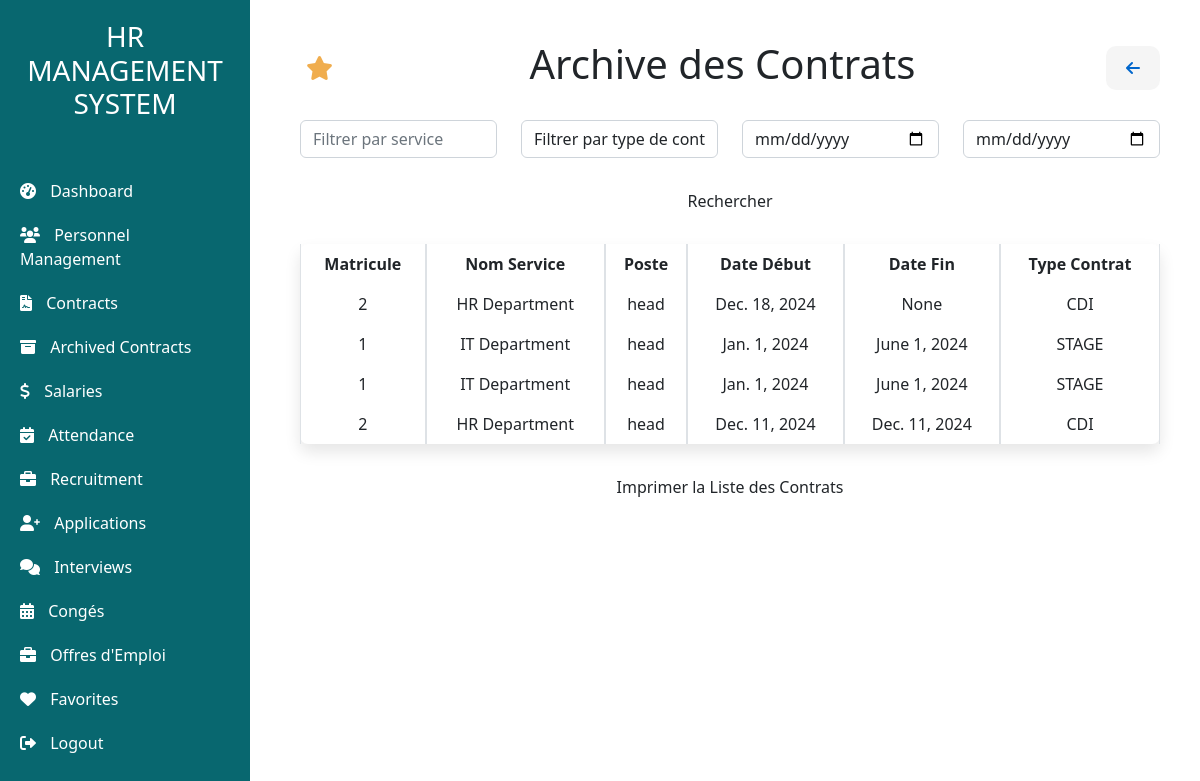
The page /Contrat/archive_contrats (signed in) on the database its author committed.
### app/models.py (models this page shows, shortened)
class Service(models.Model):
    IdService = models.CharField(max_length=50, primary_key=True)
    nameservice = models.CharField(max_length=50)

class Personnel(models.Model):
    name = models.CharField(max_length=50)
    Email = models.EmailField(max_length=254)
    phone_validator = RegexValidator(
        regex=r'^(05|06|07)\d{8}$',
        message="Phone number must be 10 digits long and start with 05, 06, or 07."
    )
    Phone = models.CharField(max_length=10, validators=[phone_validator])  # Apply the validator to the Phone field
    date_naissance = models.DateField(null=False)
    GENDER_CHOICES = [
        ('M', 'Male'),
        ('F', 'Female'),
    ]
    gender = models.CharField(max_length=1, choices=GENDER_CHOICES, verbose_name="Gender", default='M')
    Position = models.CharField(max_length=40)
    skills = models.CharField(max_length=254)
    training = models.CharField(max_length=254)
    IdService = models.ForeignKey(Service, on_delete=models.CASCADE)
    hireDate = models.DateField()
    Adresse = models.CharField(max_length=254)
    jours_annuels = models.IntegerField(default=30, verbose_name="Jours de Congé Annuel")  # Default to 30 days

### contrats/models.py (models this page shows, shortened)
class Contrat(models.Model):
    TYPES_CONTRAT = [
        ('CDI', 'Contrat à Durée Indéterminée'),
        ('CDD', 'Contrat à Durée Déterminée'),
        ('STAGE', 'Stage'),
        ('AUTRE', 'Autre'),
    ]
    id_employe = models.ForeignKey(Personnel, on_delete=models.CASCADE, related_name='contrats')  # Cascade delete when Personnel is deleted
    type_contrat = models.CharField(max_length=6, choices=TYPES_CONTRAT)
    date_debut = models.DateField()
    date_fin = models.DateField(null=True, blank=True)  # Null pour les contrats indéterminés
    periode_essai_debut = models.DateField(null=True, blank=True)
    periode_essai_fin = models.DateField(null=True, blank=True)
    alerte_renouvellement_envoyee = models.BooleanField(default=False)  # Indicateur pour alertes de renouvellement
    archive = models.BooleanField(default=False)
    fichier_contrat = models.FileField(upload_to='contrats/', null=True, blank=True)

### contrats/views.py (the view)
# urls.py: path('Contrat/archive_contrats', contrats_views.archive_contrats, name='archive_contrats'),
@login_required
def archive_contrats(request):
    id_employe_query = request.GET.get('id_employe', '').strip()
    nom_employe_query = request.GET.get('nom_employe', '').strip()
    date_query = request.GET.get('q', '').strip()
    contrats = Contrat.objects.all()
    if id_employe_query:
        contrats = contrats.filter(id_employe__id__icontains=id_employe_query)
    if nom_employe_query:
        contrats = contrats.filter(id_employe__name__icontains=nom_employe_query)
    if date_query:
        contrats = contrats.filter(date_Contrat=date_query)
    contrats_data = [get_contrat(contrat.id, True) for contrat in contrats]
    return render(request, 'contrats/archive_contrats.html', {'contrats': contrats_data
                                                              , 'current_url': request.path.lstrip('/')})

### contrats/views.py (called while the page is built)
def get_contrat(contrat_id, archive_status=None):
    try:
        query_params = {'id': contrat_id}
        if archive_status is not None:
            query_params['archive'] = archive_status
        contrat_info = Contrat.objects.get(**query_params)
        personnel = contrat_info.id_employe
        service = personnel.IdService
        return {
            'id': contrat_info.id,
            'matricule': personnel.id,
            'nom': personnel.name,
            'service_id': service.IdService,
            'nom_service': service.nameservice,
            'poste': personnel.Position,
            'date_debut': contrat_info.date_debut,
            'date_fin': contrat_info.date_fin,
            'type_contrat': contrat_info.type_contrat,
            'archive': contrat_info.archive
        }
    except (Contrat.DoesNotExist, AttributeError):
        return {}

### contrats/templates/contrats/archive_contrats.html (shortened to what this page needs)
<!DOCTYPE html>
<html lang="en">
<head>
        <link href="https://cdn.jsdelivr.net/npm/bootstrap@5.3.0/dist/css/bootstrap.min.css" rel="stylesheet">
</head>
<body>
    {% extends "base.html" %}
    {% block content %}
    <div class="main-content">
        <div class="d-flex justify-content-between align-items-center mb-4">
            <form method="post" action="{% url 'ajouter_favoris' current_url=current_url %}">
                <button type="submit" class="favorite-btn" title="Add to Favorites">
                    <i class="fas fa-star"></i>
                </button>
            </form>
            <h1>Archive des Contrats</h1>
            <a href="javascript:history.back()" class="go-back-btn" title="Go Back">
                <i class="fas fa-arrow-left"></i>
            </a>
        </div>
        <div class="filter-bar my-4 row">
            <div class="col-md-3">
                <input type="text" class="form-control" id="serviceFilter" placeholder="Filtrer par service">
            </div>
            <div class="col-md-3">
                <select class="form-control" id="typeFilter">
                    <option value="">Filtrer par type de contrat</option>
                </select>
            </div>
            <div class="col-md-3">
                <input type="date" class="form-control" id="startDateFilter">
            </div>
            <div class="col-md-3">
                <input type="date" class="form-control" id="endDateFilter">
            </div>
            <div class="col-md-12 text-center mt-4">
                <button onclick="filterContracts()" class="btn btn-custom">Rechercher</button>
            </div>
        </div>
        <div id="printableArea">
            <table id="contractTable" class="table table-bordered">
                <thead>
                    <tr>
                        <th>Matricule</th>
                        <th>Nom Service</th>
                        <th>Poste</th>
                        <th>Date Début</th>
                        <th>Date Fin</th>
                        <th>Type Contrat</th>
                    </tr>
                </thead>
                <tbody>
                    {% for contrat in contrats %}
                    <tr>
                        {% if contrat %}
                        <td>{{ contrat.matricule }}</td>
                        <td>{{ contrat.nom_service }}</td>
                        <td>{{ contrat.poste }}</td>
                        <td>{{ contrat.date_debut }}</td>
                        <td>{{ contrat.date_fin }}</td>
                        <td>{{ contrat.type_contrat }}</td>
                        {% endif %}
                    </tr>
                    {% empty %}
                    <tr>
                        <td colspan="7" class="text-center">Aucun contrat trouvé.</td>
                    </tr>
                    {% endfor %}
                </tbody>
            </table>
        </div>
        <div class="text-center mt-4">
            <button onclick="printTable()" class="btn btn-custom">Imprimer la Liste des Contrats</button>
        </div>
    </div>
    {% endblock %}

### contrats/templates/contrats/archive_contrats.html (style rules this page uses)
body { font-family: 'Roboto', sans-serif; background-color: #f4f6f9; color: #333; }
.main-content { padding: 20px; }
.btn-custom { background-color: #08676F; color: #fff; text-decoration: none; padding: 10px 15px; border-radius: 5px; transition: background-color 0.3s; }
.go-back-btn { background-color: #f5f5f5; color: #0066cc; border: none; padding: 10px 20px; font-size: 1rem; font-weight: bold; border-radius: 10px; transition: background-color 0.3s ease; }
.favorite-btn { background-color: transparent; border: none; color: #f0ad4e; font-size: 1.5rem; cursor: pointer; transition: color 0.3s ease; }
.table th, .table td { text-align: center; vertical-align: middle; }
.table { background-color: #fff; border-radius: 8px; box-shadow: 0 8px 16px rgba(0, 0, 0, 0.1); }
.table-bordered { border-collapse: separate; border-spacing: 0; }

### rows shown on the page
Service: nom_service "HR Department" "HR Department"
Personnel: poste "head" "head"
Contrat: date_debut "Dec. 18, 2024", type_contrat "CDI"
Service: nom_service "IT Department" "IT Department"
Personnel: poste "head" "head"
Contrat: date_debut "Jan. 1, 2024", date_fin "June 1, 2024", type_contrat "STAGE"
Contrat: date_debut "Jan. 1, 2024", date_fin "June 1, 2024", type_contrat "STAGE"
Contrat: date_debut "Dec. 11, 2024", date_fin "Dec. 11, 2024", type_contrat "CDI"

### other values the page prints
{{ contrat.matricule }} "2" "1" "1" "2"
{{ contrat.date_fin }} "None"
